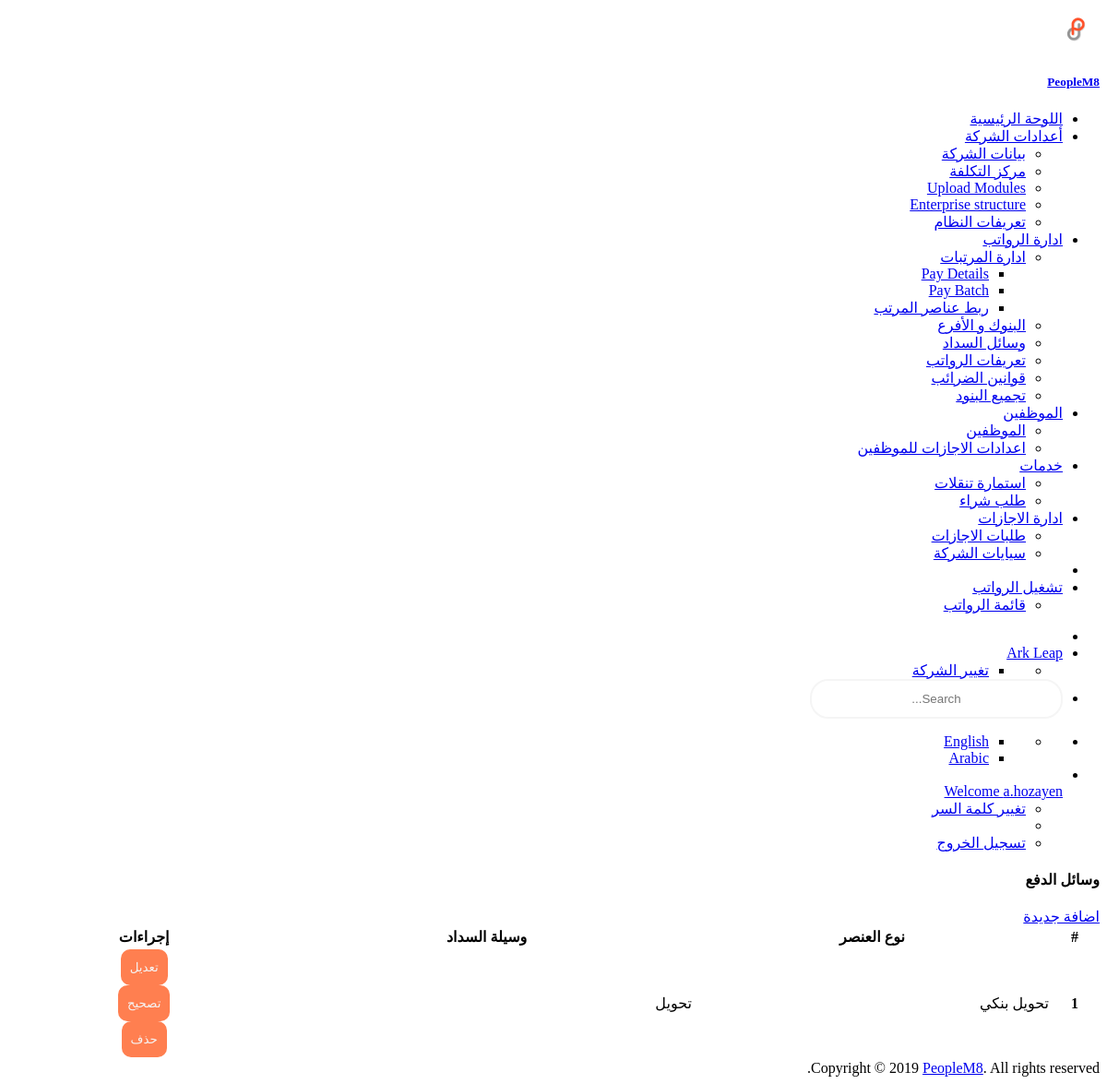
The page /manage/payment/list/ (signed in) on the database its author committed.
### custom_user/models.py (models this page shows)
class User(AbstractUser):
    emp_type_list = [("A", _("Admin")),
                     ("E", _("Employee"))]
    company = models.ForeignKey(Enterprise, null=True, blank=True, on_delete=models.CASCADE, related_name='company_user', verbose_name=_('Name'))
    employee_type = models.CharField(max_length=3, choices=emp_type_list, verbose_name=_('Employee Type'))
    business_unit_name = models.CharField(max_length=150, null=True, blank=True, verbose_name=_('Business Unit Name'))
    reg_tax_num = models.CharField(max_length=150, null=True, blank=True, verbose_name=_('Reg Tax Num'))
    commercail_record = models.CharField(max_length=150, null=True, blank=True, verbose_name=_('Commercail Record '))

### company/models.py (models this page shows)
class Enterprise(models.Model):
    enterprise_user = models.ForeignKey(settings.AUTH_USER_MODEL, on_delete=models.CASCADE, related_name="company_user")
    name = models.CharField(max_length=255, verbose_name=_('Company Name'))
    reg_tax_num = models.CharField(max_length=150, verbose_name=_('Reg Tax Num'))
    commercail_record = models.CharField(max_length=150, verbose_name=_('Commercial Record'))
    address1 = models.CharField(max_length=255, blank=True, null=True, verbose_name=_('Address1'))
    phone = models.CharField(max_length=255, blank=True, null=True, verbose_name=_('Phone'))
    mobile = models.CharField(max_length=255, blank=True, null=True, verbose_name=_('Mobile'))
    fax = models.CharField(max_length=255, blank=True, null=True, verbose_name=_('Fax'))
    email = models.EmailField(blank=True, null=True, verbose_name=_('Email'))
    country = models.ForeignKey(Country, on_delete=models.CASCADE, null=True, blank=True, verbose_name=_('Country'))
    slug = models.SlugField(blank=True, null=True)
    start_date = models.DateField(auto_now=False, auto_now_add=False, default=date.today, verbose_name=_('Start Date'))
    end_date = models.DateField(auto_now=False, auto_now_add=False, blank=True, null=True, verbose_name=_('End Date'))
    created_by = models.ForeignKey(settings.AUTH_USER_MODEL, blank=False, on_delete=models.CASCADE,
                                   related_name="company_created_by")
    creation_date = models.DateField(auto_now=True, auto_now_add=False)
    last_update_by = models.ForeignKey(settings.AUTH_USER_MODEL, blank=True, null=True, on_delete=models.CASCADE,
                                       related_name="company_last_update_by")
    last_update_date = models.DateField(auto_now=False, auto_now_add=True)
    attribute1 = models.CharField(max_length=255)
    attribute2 = models.CharField(max_length=255)
    attribute3 = models.CharField(max_length=255)
    attribute4 = models.CharField(max_length=255)
    attribute5 = models.CharField(max_length=255)
    attribute6 = models.CharField(max_length=255)
    attribute7 = models.CharField(max_length=255)
    attribute8 = models.CharField(max_length=255)
    attribute9 = models.CharField(max_length=255)
    attribute10 = models.CharField(max_length=255)
    attribute11 = models.CharField(max_length=255)
    attribute12 = models.CharField(max_length=255)
    attribute13 = models.CharField(max_length=255)
    attribute14 = models.CharField(max_length=255)
    attribute15 = models.CharField(max_length=255)
    def __str__(self):
        return self.name

### manage_payroll/models.py (models this page shows, shortened)
class Payment_Type(models.Model):
    enterprise = models.ForeignKey(Enterprise, on_delete=models.CASCADE, related_name= 'enterprise_payment_type',verbose_name=_('Enterprise Name'))
    type_name = models.CharField(max_length=25,verbose_name=_('Payment Type Name'))
    category = models.ForeignKey(LookupDet, on_delete=models.CASCADE,verbose_name=_('Category'))
    start_date	=	models.DateField(auto_now=False, auto_now_add=False, default=date.today,verbose_name=_('Start Date'))
    end_date	=	models.DateField(auto_now=False, auto_now_add=False, blank=True, null=True,verbose_name=_('End Date'))
    created_by	=	models.ForeignKey(settings.AUTH_USER_MODEL, blank=False,on_delete=models.CASCADE, related_name='payment_type_created_by')
    creation_date	=	models.DateField(auto_now=True, auto_now_add=False)
    last_update_by	=	models.ForeignKey(settings.AUTH_USER_MODEL, blank=False,on_delete=models.CASCADE)
    last_update_date	=	models.DateField(auto_now=False, auto_now_add=True)

### defenition/models.py (models this page shows)
class LookupDet(models.Model):
    lookup_type_fk = models.ForeignKey(LookupType, on_delete=models.CASCADE, related_name='lookup_type_fk',
                                       verbose_name=_('Lookup Type'))
    name = models.CharField(max_length=50, verbose_name=_('Name'))
    code = models.CharField(max_length=50, verbose_name=_('Code'))
    description = models.CharField(max_length=255, null=True, blank=True, verbose_name=_('Description'))
    start_date = models.DateField(auto_now=False, auto_now_add=False, default=date.today, verbose_name=_('Start Date'))
    end_date = models.DateField(auto_now=False, auto_now_add=False, blank=True, null=True, verbose_name=_('End Date'))
    created_by = models.ForeignKey(settings.AUTH_USER_MODEL, blank=False, on_delete=models.CASCADE,
                                   related_name="lookup_det_created_by")
    creation_date = models.DateField(auto_now=True, auto_now_add=False)
    last_update_by = models.ForeignKey(settings.AUTH_USER_MODEL, null=True, blank=True, on_delete=models.CASCADE,
                                       related_name="lookup_det_last_update_by")
    last_update_date = models.DateField(auto_now=False, auto_now_add=True)
    def __str__(self):
        return self.name

### manage_payroll/views.py (the view)
# urls.py: path('payment/list/', views.listPaymentView , name='list-payments'),
@login_required(login_url='home:user-login')
def listPaymentView(request):
    payment_type_list = Payment_Type.objects.filter().exclude((Q(end_date__gte=date.today())|Q(end_date__isnull=False)))
    payment_method_list = Payment_Method.objects.filter().exclude((Q(end_date__gte=date.today())|Q(end_date__isnull=False)))
    paymentContext = {
        "page_title":_("Payment Types"),
        'payment_type_list':payment_type_list,
        'payment_method_list':payment_method_list,
         }
    return render(request, 'payment-list.html', paymentContext)

### manage_payroll/templates/payment-list.html (shortened to what this page needs)
{% extends 'master.html'%}
{% load staticfiles%}
{% load crispy_forms_tags %}
{% load l10n %}
{% load i18n %}
{% block body%}
<div class="container-fluid">
  <div class="row" style="margin-left:0px;">
    <div class="col-md-8">
      <h4 class="c-grey-900">{{page_title|title}}</h4>
    </div>
    <div class="col-md-4">
      <div class="gap-10 peers ">
        <div class="peer"><a href="{% url 'manage_payroll:payment-type-create' %}" class="btn cur-p btn-primary">{% trans "Add" %}</a></div>
      </div>
    </div>
  </div>
  <div class="row" style="margin-left:0px;">
    <div class="col-md-12">
      <div class="bgc-white bd bdrs-3 p-20 mB-20">
        <table class="table table-striped table-bordered" id="dataTable"  width="100%">
          <thead>
            <tr>
              <th>#</th>
              <th>{% trans "Type" %}</th>
              <th>{% trans "Payment Method" %}</th>
              <th>{% trans "Actions" %}</th>
            </tr>
          </thead>
          <tbody>
            {% for payment in payment_type_list %}
            <tr>
              <th>{{ forloop.counter }}</th>
              <td>{{ payment.type_name }}</td>
              <td>{{ payment.category }}</td>
              <td class="Actions">
                <div class="w-100 gap-10 peers">
                  <div class="peer">
                    <a href="{%url 'manage_payroll:update-payment' pk=payment.pk%}">
                      <button type="button" class="btn cur-p btn-outline-primary">{% trans "Update" %}</button>
                    </a>
                  </div>
                  <div class="peer">
                    <a href="{%url 'manage_payroll:correct-payment' pk=payment.pk%}">
                      <button type="button" class="btn cur-p btn-outline-success">{% trans "Correction" %}</button>
                    </a>
                  </div>
                  <div class="peer">
                    <a href="#">
                      <button type="button" class="btn cur-p btn-outline-danger" data-toggle="modal" data-target="#delete-modal{{payment.pk}}">{% trans "Delete" %}</button>
                    </a>
                  </div>
                </div>
              </td>
            </tr>
          {% endfor %}
        </tbody>
        </table>
      </div>
    </div>
  </div>
</div>
{% endblock body%}

### MashreqPayroll/templates/top_nav.html (shortened to what this page needs)
{% load staticfiles %}
{% load i18n %}
{% load l10n %}
{% get_current_language_bidi as LANGUAGE_BIDI %}
<div class="header-container">
  <ul class="{% if LANGUAGE_BIDI %} nav-right {% else %} nav-left {% endif %}">
    <li><a id="sidebar-toggle" class="sidebar-toggle" href="javascript:void(0);"></a></li>
    <li class="notifications dropdown">
      <a href="#" class="dropdown-toggle no-after" data-toggle="dropdown">
        {% if LANGUAGE_BIDI %}
        <span class="fsz-sm c-grey-900">{{request.user.company}}</span>
        {% else %}
        <span class="fsz-sm c-grey-900">{{request.user.company}}</span>
        <i class="ti-angle-down" style="font-size: xx-small;"></i>
        {% endif %}
      </a>
      <ul class="dropdown-menu" style="min-width: 125px;">
        <li>
          <ul class="dropdown-menu p-5 fsz-sm" style="position: relative;">
            <li><a href="{% url 'company:user-companies-list' %}" class="d-b td-n pY-5 bgcH-grey-100 c-grey-700">{% trans "Change Company" %}</a></li>
          </ul>
        </li>
      </ul>
    </li>
    <li class="search-input"><input class="form-control" type="text" placeholder="Search..."></li>
  </ul>
  <ul class="{% if LANGUAGE_BIDI %} nav-left {% else %} nav-right {% endif %}">
    <li class="notifications dropdown">
      <ul class="dropdown-menu" style="min-width: 125px;">
        <li>
          <ul class="ovY-a pos-r scrollable lis-n p-0 m-0 fsz-sm">
            <li><a href="{% url 'home:en' %}" class="peers fxw-nw td-n p-20 bdB c-grey-800 cH-blue bgcH-grey-100">English</a></li>
            <li><a href="{% url 'home:ar' %}" class="peers fxw-nw td-n p-20 bdB c-grey-800 cH-blue bgcH-grey-100">Arabic</a></li>
          </ul>
        </li>
      </ul>
    </li>
    <li class="dropdown">
      <a href="#" class="dropdown-toggle no-after peers fxw-nw ai-c lh-1" data-toggle="dropdown">
        <div class="peer mR-10"><img class="w-2r bdrs-50p" src="#" alt=""></div>
        <div class="peer"><span class="fsz-sm c-grey-900">Welcome {{request.user}}</span></div>
      </a>
      <ul class="dropdown-menu fsz-sm">
        <li>
          {% if user.is_authenticated %}
          <a href="{% url 'home:password_change' %}" class="d-b td-n pY-5 bgcH-grey-100 c-grey-700">
            <span>{% trans "Change Password" %}</span>
          </a>
          {% endif %}
        </li>
        <li role="separator" class="divider"></li>
        {% if user.is_authenticated %}
        <li>
          <a href="{% url 'home:logout' %}" class="d-b td-n pY-5 bgcH-grey-100 c-grey-700">
             <span>{% trans "Log out" %}</span>
          </a>
        </li>
        {% else %}
        <li>
          <a href="{% url 'home:user-login' %}" class="d-b td-n pY-5 bgcH-grey-100 c-grey-700">
            <i class="ti-power-off mR-10"></i> <span>{% trans "Log in" %}</span>
          </a>
        </li>
        {% endif %}
      </ul>
    </li>
  </ul>
</div>

### MashreqPayroll/static/css/style-main-ar.css (style rules this page uses)
body { text-align: right !important; }
input { border: 2px solid whitesmoke; border-radius: 20px; padding: 12px 10px; text-align: center; width: 250px; }
button { border: none; border-radius: 10px; padding: 12px 10px; text-align: center; cursor: pointer; background: coral; color: whitesmoke; }
.Actions { display: block ruby; text-align: center; }

### MashreqPayroll/static/css/style.css (style rules this page uses)
th { text-align: center; }

### rows shown on the page
User: user.company "Ark Leap", user "a.hozayen"
Payment_Type: type_name "تحويل بنكي", category "تحويل"

### other values the page prints
{{ page_title|title }} "وسائل الدفع"
